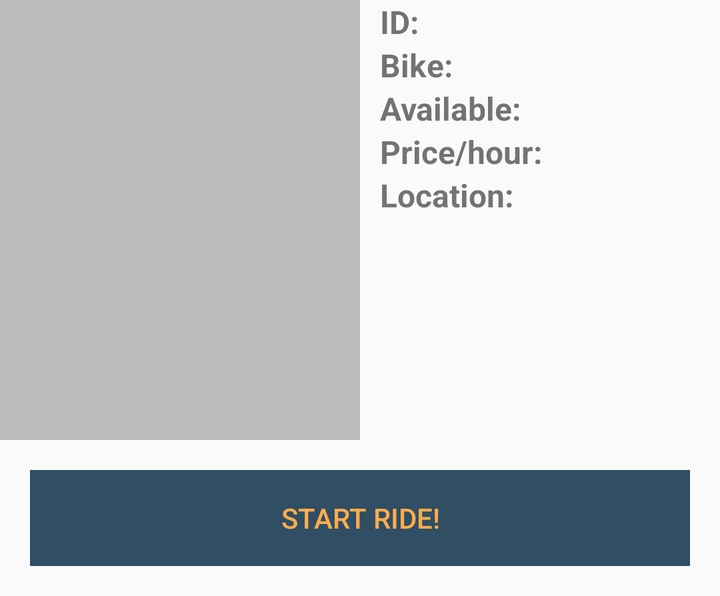
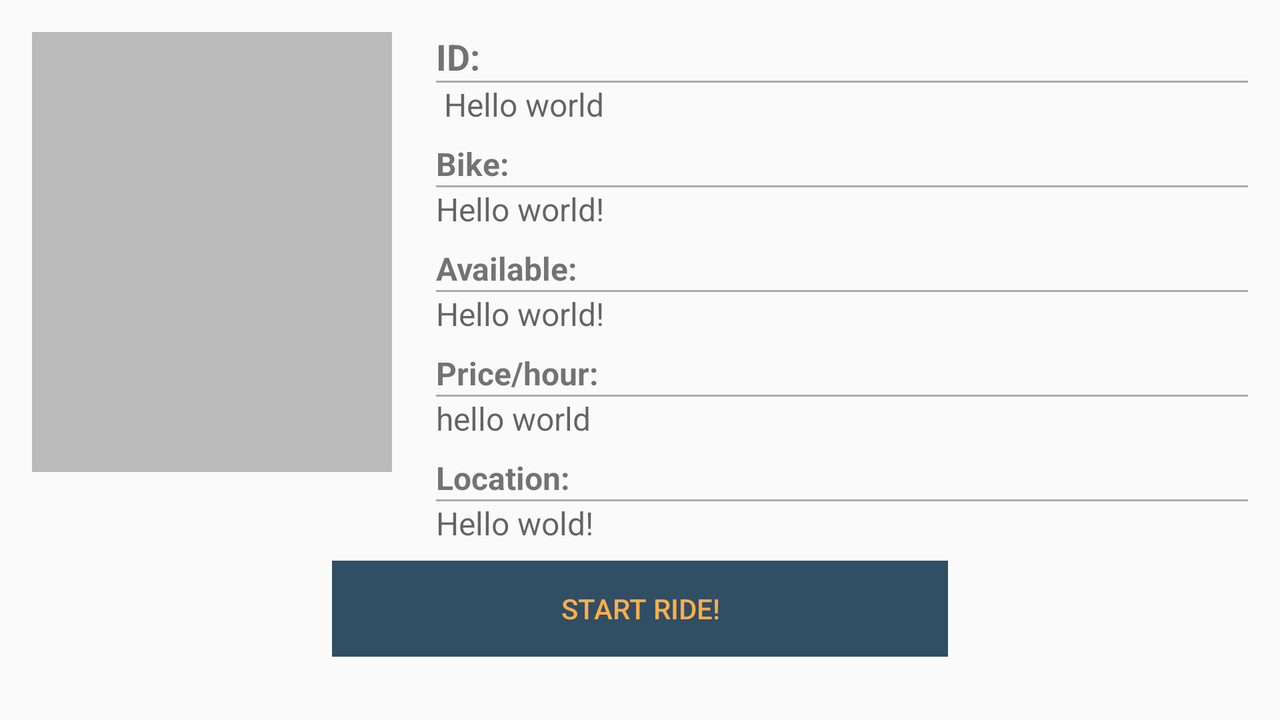

One screen, two layout resources from the same app: the default and the repository's alternative for another configuration. Each is rendered where Android would select it; the XML of both is given below.
<!-- AndroidManifest.xml: application theme AppTheme -->
<!-- res/layout/fragment_bike_information.xml -->
<LinearLayout xmlns:android="http://schemas.android.com/apk/res/android"
              android:layout_width="match_parent"
              android:layout_height="wrap_content"
              android:orientation="vertical" >

    <LinearLayout
            android:layout_width="match_parent"
            android:layout_height="wrap_content"
            android:orientation="horizontal">

        <ImageView
                android:layout_width="180dp"
                android:layout_height="220dp"
                android:scaleType="center"
                android:cropToPadding="true"
                android:layout_marginRight="10dp"
                android:background="@color/colorBackground"
                android:id="@+id/bike_photo"/>

        <LinearLayout
                android:layout_width="200dp"
                android:layout_height="wrap_content"
                android:orientation="vertical">

            <LinearLayout
                    android:layout_width="match_parent"
                    android:layout_height="wrap_content"
                    android:orientation="horizontal">

                <TextView
                        android:text="@string/label_bike_id"
                        android:textSize="16sp"
                        android:textStyle="bold"
                        android:layout_width="wrap_content"
                        android:layout_height="wrap_content"/>

                <TextView
                        android:layout_width="wrap_content"
                        android:layout_height="wrap_content" android:id="@+id/bike_id"/>

            </LinearLayout>

            <LinearLayout
                    android:layout_width="match_parent"
                    android:layout_height="wrap_content"
                    android:orientation="horizontal">

                <TextView
                        android:text="@string/label_bike_name"
                        android:textStyle="bold"
                        android:textSize="16sp"
                        android:layout_width="wrap_content"
                        android:layout_height="wrap_content"/>

                <TextView
                        android:layout_width="wrap_content"
                        android:layout_height="wrap_content" android:id="@+id/bike_name"/>

            </LinearLayout>

            <LinearLayout
                    android:layout_width="wrap_content"
                    android:layout_height="wrap_content"
                    android:orientation="horizontal">

                <TextView
                        android:text="@string/label_available"
                        android:textStyle="bold"
                        android:textSize="16sp"
                        android:layout_width="wrap_content"
                        android:layout_height="wrap_content"/>

                <TextView
                        android:layout_width="match_parent"
                        android:layout_height="wrap_content" android:id="@+id/bike_available"/>
            </LinearLayout>

            <LinearLayout
                    android:layout_width="match_parent"
                    android:layout_height="wrap_content"
                    android:orientation="horizontal">

                <TextView
                        android:text="@string/label_bike_price"
                        android:textStyle="bold"
                        android:textSize="16sp"
                        android:layout_width="wrap_content"
                        android:layout_height="wrap_content"/>

                <TextView
                        android:layout_width="wrap_content"
                        android:layout_height="wrap_content" android:id="@+id/bike_price"/>

            </LinearLayout>

                <TextView
                        android:text="@string/label_location"
                        android:textStyle="bold"
                        android:textSize="16sp"

                        android:layout_width="wrap_content"
                        android:layout_height="wrap_content"/>

                <TextView
                        android:layout_width="match_parent"
                        android:layout_height="wrap_content" android:id="@+id/bike_location"/>
        </LinearLayout>
    </LinearLayout>

    <Button
            android:text="@string/btn_start_ride"
            android:layout_width="match_parent"
            android:layout_margin="15dp"
            android:layout_height="wrap_content"
            style="?android:attr/buttonBarButtonStyle"
            android:background="@color/colorPrimaryLight" android:id="@+id/btn_start_ride"/>
</LinearLayout>
<!-- resources referenced by this layout -->
<resources>
  <color name="colorBackground">#BBBBBB</color>
  <color name="colorPrimaryLight">#304E64</color>
  <string name="btn_start_ride">Start Ride!</string>
  <string name="label_available">"Available: "</string>
  <string name="label_bike_id">"ID: "</string>
  <string name="label_bike_name">"Bike: "</string>
  <string name="label_bike_price">"Price/hour: "</string>
  <string name="label_location">"Location: "</string>
  <style name="AppTheme" parent="Theme.AppCompat.Light.DarkActionBar">
          
          <item name="colorPrimary">@color/colorPrimary</item>
          <item name="colorPrimaryDark">@color/colorPrimaryLight</item>
          <item name="colorAccent">@color/colorSecondary</item>
      </style>
  <color name="colorPrimary">#243D4D</color>
  <color name="colorSecondary">#FFAD4C</color>
</resources>
<!-- res/layout-land/fragment_bike_information.xml (the repository's variant of the layout above) -->
<!-- drawn on the phone turned sideways -->
<LinearLayout xmlns:android="http://schemas.android.com/apk/res/android"
              android:layout_width="match_parent"
              android:layout_height="match_parent"
              android:padding="16dp"
              android:orientation="vertical" >

    <LinearLayout
            android:layout_width="match_parent"
            android:layout_height="wrap_content"
            android:orientation="horizontal"
            android:weightSum="1"
    >

        <ImageView
                android:layout_width="180dp"
                android:layout_height="220dp"
                android:scaleType="center"
                android:cropToPadding="true"
                android:layout_marginEnd="22dp"
                android:background="@color/colorBackground"
                android:id="@+id/bike_photo"/>

        <LinearLayout
                android:layout_width="match_parent"
                android:layout_height="wrap_content"
                android:orientation="vertical">

            <TextView
                    android:text="@string/label_bike_id"
                    android:textSize="18sp"
                    android:textStyle="bold"
                    android:layout_width="wrap_content"
                    android:layout_height="wrap_content"/>

            <View
                    android:layout_width="match_parent"
                    android:layout_height="1dp"
                    android:background="@android:color/darker_gray"/>

            <TextView
                    android:layout_width="wrap_content"
                    android:textSize="16sp"
                    android:layout_marginBottom="8dp"
                    android:hint=" Hello world"
                    android:layout_height="wrap_content" android:id="@+id/bike_id"/>

            <TextView
                    android:text="@string/label_bike_name"
                    android:textStyle="bold"
                    android:textSize="16sp"
                    android:layout_width="wrap_content"
                    android:layout_height="wrap_content"/>

            <View
                    android:layout_width="match_parent"
                    android:layout_height="1dp"
                    android:background="@android:color/darker_gray"/>

            <TextView
                    android:layout_width="wrap_content"
                    android:textSize="16sp"
                    android:layout_marginBottom="8dp"
                    android:hint="Hello world!"
                    android:layout_height="wrap_content" android:id="@+id/bike_name"/>

            <TextView
                    android:text="@string/label_available"
                    android:textStyle="bold"
                    android:textSize="16sp"
                    android:layout_width="wrap_content"
                    android:layout_height="wrap_content"/>

            <View
                    android:layout_width="match_parent"
                    android:layout_height="1dp"
                    android:background="@android:color/darker_gray"/>


            <TextView
                    android:layout_width="match_parent"
                    android:textSize="16sp"
                    android:hint="Hello world!"
                    android:layout_marginBottom="8dp"
                    android:layout_height="wrap_content" android:id="@+id/bike_available"/>

            <TextView
                    android:text="@string/label_bike_price"
                    android:textStyle="bold"
                    android:textSize="16sp"
                    android:layout_width="wrap_content"
                    android:layout_height="wrap_content"/>

            <View
                    android:layout_width="match_parent"
                    android:layout_height="1dp"
                    android:background="@android:color/darker_gray"/>

            <TextView
                    android:layout_width="wrap_content"
                    android:hint="hello world"
                    android:textSize="16sp"
                    android:layout_marginBottom="8dp"
                    android:layout_height="wrap_content" android:id="@+id/bike_price"/>

            <TextView
                    android:text="@string/label_location"
                    android:textStyle="bold"
                    android:textSize="16sp"
                    android:layout_width="wrap_content"
                    android:layout_height="wrap_content"/>

            <View
                    android:layout_width="match_parent"
                    android:layout_height="1dp"
                    android:background="@android:color/darker_gray"/>

            <TextView
                    android:layout_width="match_parent"
                    android:textSize="16sp"
                    android:hint="Hello wold!"
                    android:layout_marginBottom="8dp"
                    android:layout_height="wrap_content" android:id="@+id/bike_location"/>
        </LinearLayout>
    </LinearLayout>

    <Button
            android:text="@string/btn_start_ride"
            android:layout_width="match_parent"
            android:layout_height="wrap_content"
            android:layout_marginRight="150dp"
            android:layout_marginLeft="150dp"
            style="?android:attr/buttonBarButtonStyle"
            android:background="@color/colorPrimaryLight" android:id="@+id/btn_start_ride"/>
</LinearLayout>
